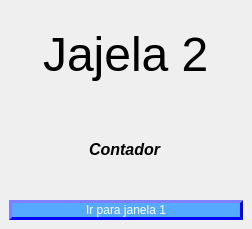
<?xml version="1.0" encoding="UTF-8"?>
<ui version="4.0">
 <class>SecWindow</class>
 <widget class="QMainWindow" name="SecWindow">
  <property name="geometry">
   <rect>
    <x>0</x>
    <y>0</y>
    <width>252</width>
    <height>229</height>
   </rect>
  </property>
  <property name="windowTitle">
   <string>MainWindow</string>
  </property>
  <widget class="QWidget" name="centralwidget">
   <layout class="QVBoxLayout" name="verticalLayout">
    <item alignment="Qt::AlignHCenter">
     <widget class="QLabel" name="label">
      <property name="font">
       <font>
        <pointsize>36</pointsize>
       </font>
      </property>
      <property name="text">
       <string>Jajela 2</string>
      </property>
     </widget>
    </item>
    <item alignment="Qt::AlignHCenter">
     <widget class="QLabel" name="lbl_Contador">
      <property name="font">
       <font>
        <pointsize>12</pointsize>
        <italic>true</italic>
        <bold>true</bold>
       </font>
      </property>
      <property name="text">
       <string>Contador</string>
      </property>
     </widget>
    </item>
    <item>
     <widget class="QPushButton" name="btn_Goto">
      <property name="styleSheet">
       <string notr="true">QPushButton{
border: 3px solid blue;
border-style: outset;
background-color: rgb(85, 170, 255);
color: white;
}

QPushButton:Pressed{
border-style: inset;
background-color: rgb(85, 255, 255);
color: black;
}</string>
      </property>
      <property name="text">
       <string>Ir para janela 1</string>
      </property>
     </widget>
    </item>
   </layout>
  </widget>
 </widget>
 <resources/>
 <connections/>
</ui>
